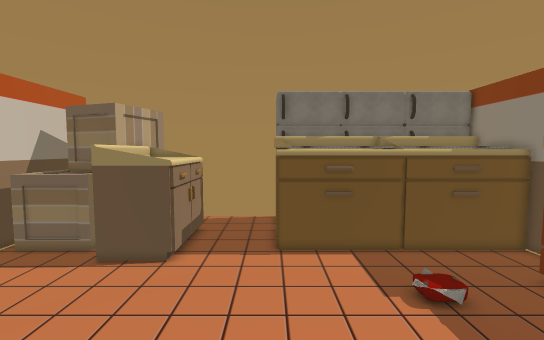
[1] (above)

22 first-person views from a walk through a Unity game level. The camera is 1.5 m above the floor, tilts 4° down and sees 90° across. The floor is counted in squares, 1 m on a side. Each view is taken from the middle of a square. On the plan, view 1 faces up. The plan holds only what a view shows up to about 14 squares ahead; the rest is blank. The place goes on beyond the plan. Some animated figures are left out. Some surface patterns are stand-ins.

[2]
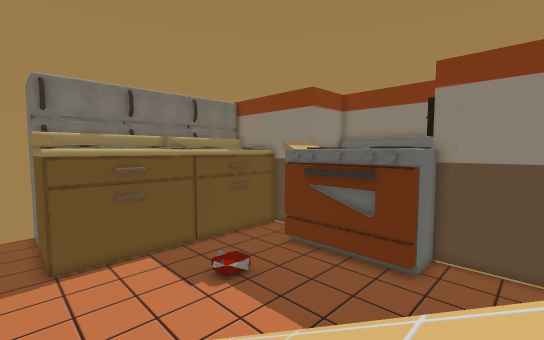

[3]
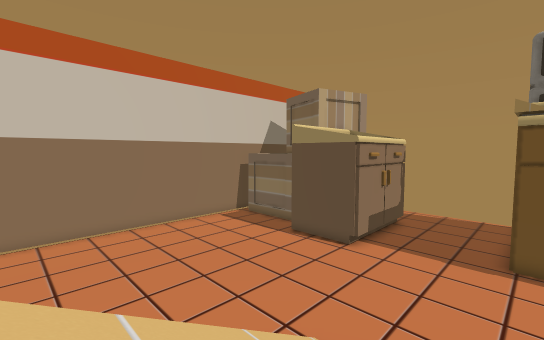

[4]
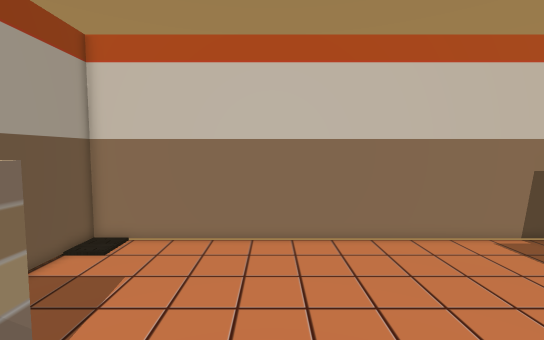

[5]
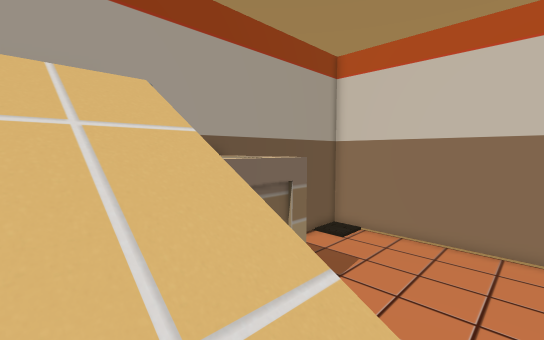

[6]
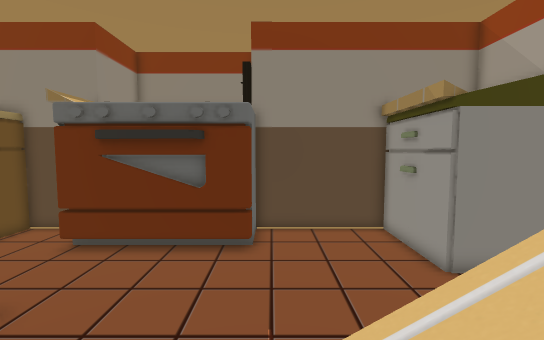

[7]
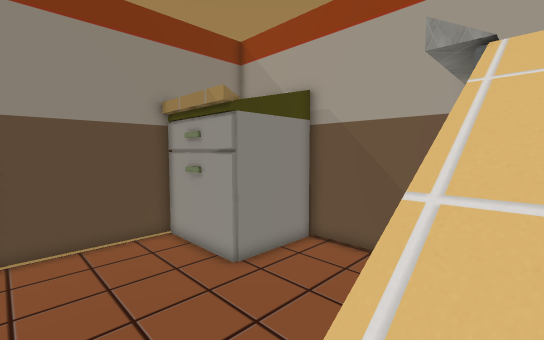

[8]
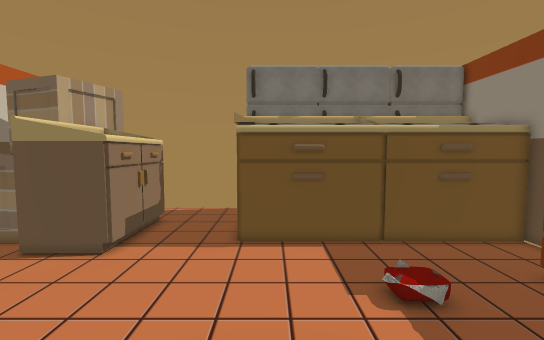

[9]
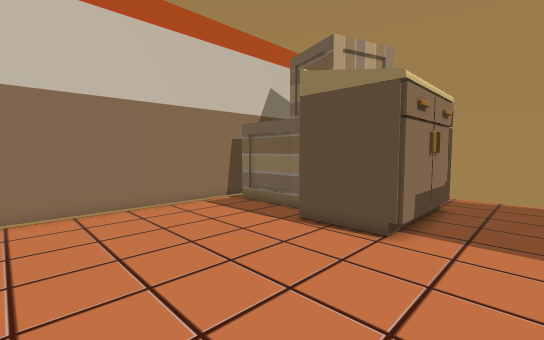

[10]
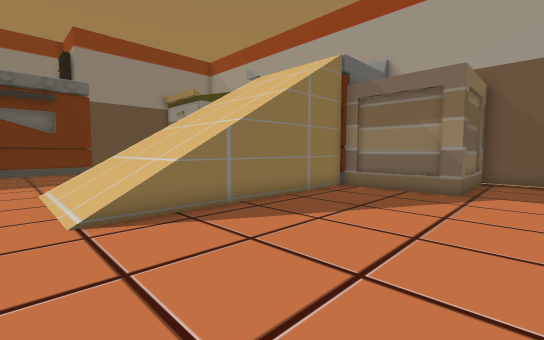

[11]
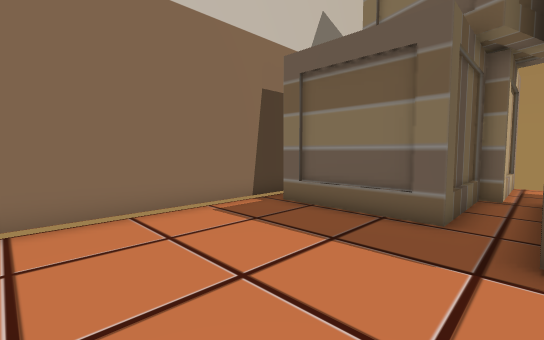

[12]
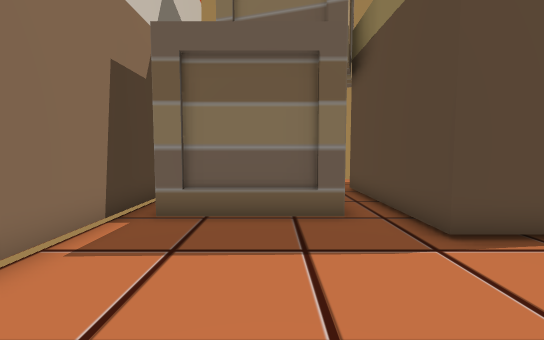

[13]
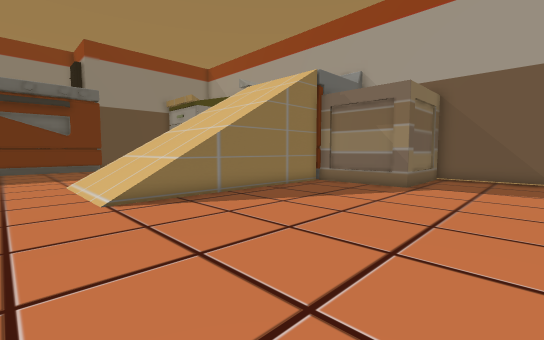

[14]
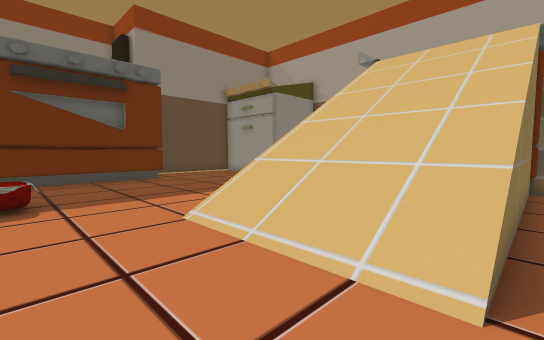

[15]
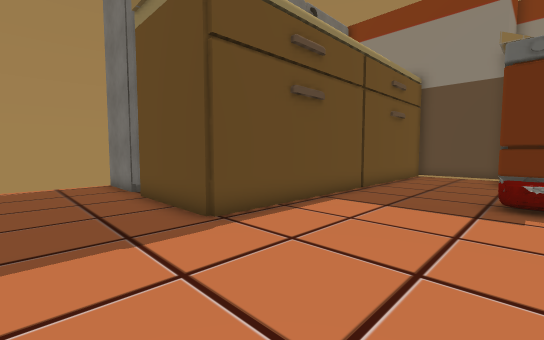

[16]
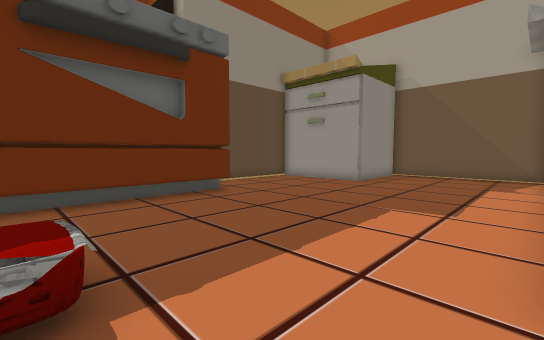

[17]
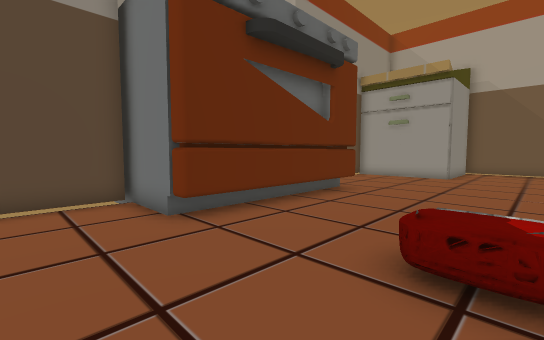

[18]
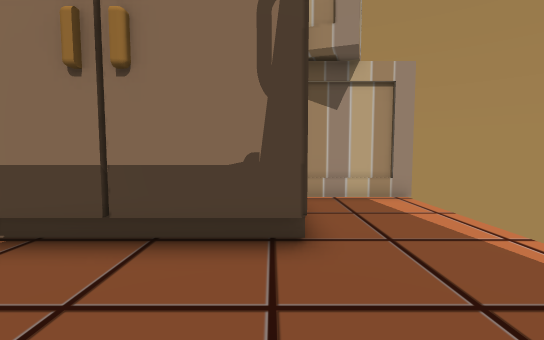

[19]
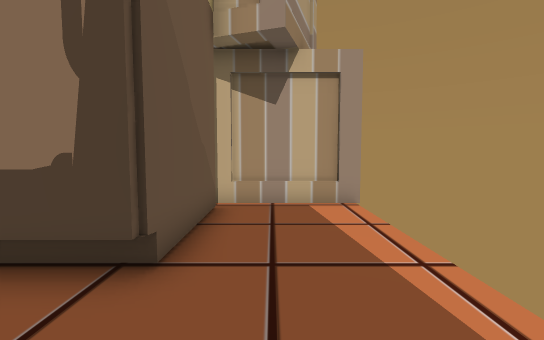

[20]
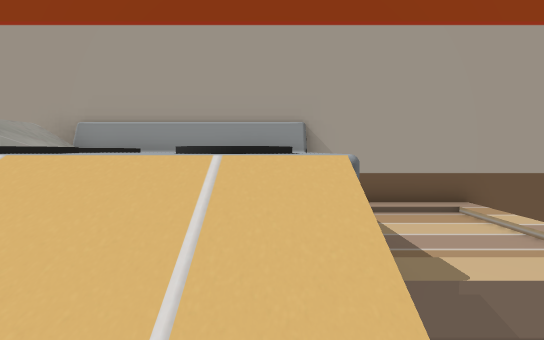

[21]
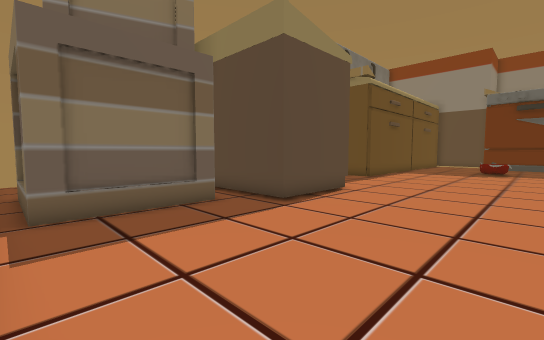

[22]
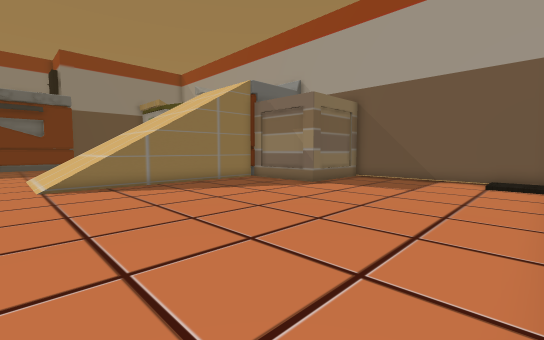

### Floor plan
Key: @ floor where view 1 was taken; # wall or solid block; . main floor; : floor 5.75 m higher than the main floor; / step, stairs or slope; = window, fence, low wall or low ledge; v drop or lower ground; O other object.
Columns run from 16 left of view 1 to 15 right of it. Each row starts with its distance up from view 1.
 24       O
 23       O.........#
 22       O.........#
 21       O.........#
 20       O.........#
 19  OOO  OO...#....#
 18  O   OOO  .#....#
 17 #O    OO  .O....#
 16 #O    OO  .#....##      #
 15 #.OOOO.O  .#.....###OO######O###
 14 #......OOOO#...................#
 13 #..............................#
 12 #..............................#
 11 #.....................OO...O####
 10 #....................OOO...O#
  9 #..........................##
  8 #..........................##
  7 #............./////........O#
  6 #............=/////=.......O#
  5 #............//////=.......O#
  4 #............//////v.......O####
  3 #............//////v...........#
  2 #............//////v...........#
  1 #............//////v...........#
  0 #............///@//v...........#
 -1 #............//////v...........#
 -2 #............////// ...........#
 -3 #........OOOOO:::  /......O#####
 -4 #........OOOO      /......##
 -5 #........OOO       /......#
 -6 #//......OOO       /......#
 -7 ##########O###OOOOO########

Where each view was taken, in squares from view 1:
view 1: 0 up, 0 right, facing up
view 2: 0 up, 1 left, facing up-right
view 3: 2 up, 1 right, facing up-left
view 4: 2 up, 2 left, facing left
view 5: 2 up, 1 left, facing down-left
view 6: 3 up, 1 right, facing right
view 7: 3 up, 2 right, facing down-right
view 8: 2 up, 2 right, facing up
view 9: 5 up, 2 left, facing up-left
view 10: 8 up, 9 left, facing down-right
view 11: 9 up, 9 left, facing up-left
view 12: 9 up, 12 left, facing up
view 13: 9 up, 11 left, facing down-right
view 14: 10 up, 3 left, facing down-right
view 15: 10 up, 3 left, facing up-right
view 16: 10 up, 3 right, facing down-right
view 17: 14 up, 6 right, facing down-right
view 18: 19 up, 1 left, facing left
view 19: 21 up, 2 left, facing left
view 20: 0 up, 2 left, facing down
view 21: 8 up, 15 left, facing up-right
view 22: 8 up, 15 left, facing down-right
